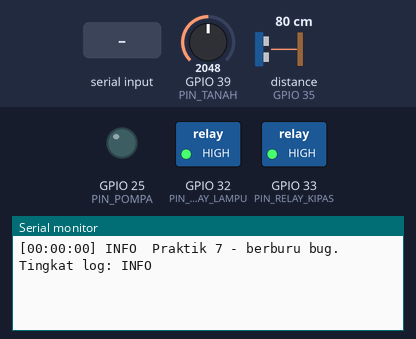
Simulated run of this sketch. Board: ESP32. On the bench: switched loads named in the sketch (green lamp = pin HIGH), output pins drawn as LEDs (lit = HIGH), the last lines printed to the serial monitor. The inputs (shaded band) are chosen by the test bench; at power-on: GPIO 39 (PIN_TANAH) = 2048, distance to the obstacle (sensor on GPIO 35) 80 cm. The echo pulse lasts 58.3 µs per cm; pins used as bus, display or sensor lines are not drawn.

Above: at 1.7 s.
1.8 s: GPIO 39 (PIN_TANAH) set to 2866
At 2.7 s:
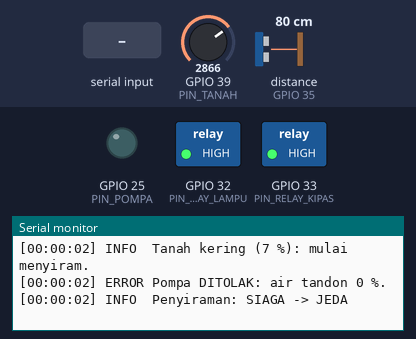
3.5 s: "log debug\n" received over Serial
At 4.3 s:
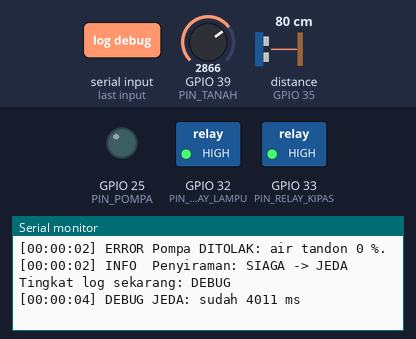
5.5 s: "log info\n" received over Serial
At 6.3 s:
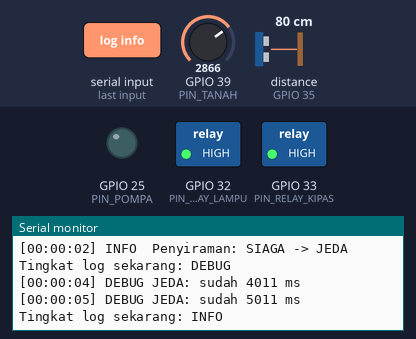
7.0 s: "log error\n" received over Serial
At 7.4 s:
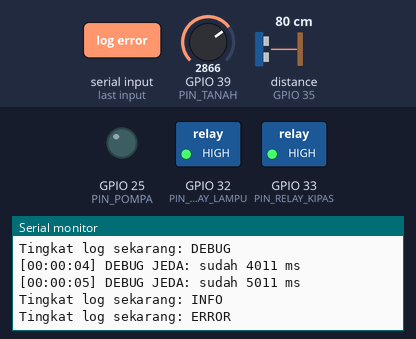

The sketch:

modul08_berburu_bug.ino
```cpp
// Modul 8 - Praktik 7: berburu bug dengan log bertingkat
// Rangkaian: meja kerja Node 1 (Modul 7). Yang dipakai: pompa D25, sensor tanah di VN (GPIO 39),
// dan HC-SR04 (TRIG D15, ECHO D35). Modul pencatat ada di tab pencatat.h dan pencatat.cpp.
//
// SENGAJA ADA SATU BUG di sketsa ini. Gejalanya: saat tanah kering, pompa hanya berkedip sekejap
// setiap 2 detik, padahal seharusnya menyala 3 detik lalu beristirahat 30 detik.
// Perintah di Serial Monitor: log debug, log info, log error.

#include "pencatat.h"

const int PIN_POMPA = 25;  // gerbang MOSFET: HIGH = pompa menyala
const int PIN_TANAH = 39;  // VN
const int PIN_TRIG = 15;
const int PIN_ECHO = 35;
const int PIN_RELAY_LAMPU = 32;  // tidak dipakai di sini: relay lampu dan kipas dimatikan supaya diam
const int PIN_RELAY_KIPAS = 33;

const int TANAH_KERING = 3000;    // hasil kalibrasimu dari Modul 6
const int TANAH_BASAH = 1300;
const float JARAK_KOSONG = 20.0;
const float JARAK_PENUH = 5.0;

const int AMBANG_TANAH_SIRAM = 30;
const int LEVEL_AIR_MINIMUM = 20;
const unsigned long JEDA_PERIKSA = 2000;  // SIAGA: periksa tanah setiap 2 detik
const unsigned long LAMA_SIRAM = 3000;    // MENYIRAM: pompa menyala 3 detik
const unsigned long LAMA_JEDA = 30000;    // JEDA: istirahat 30 detik

enum KeadaanSiram { SIAGA, MENYIRAM, JEDA };
KeadaanSiram keadaan = SIAGA;
unsigned long waktuMasukKeadaan = 0;  // kapan keadaan sekarang dimulai
unsigned long waktuPeriksaTerakhir = 0;
unsigned long waktuDebugTerakhir = 0;

// ---------- Pembaca baris Serial yang tidak pernah menunggu (sama dengan Praktik 5) ----------
const int PANJANG_BARIS_MAKS = 40;
char baris[PANJANG_BARIS_MAKS + 1];
int panjangBaris = 0;

bool adaBarisBaru() {
  while (Serial.available() > 0) {
    char huruf = Serial.read();
    if (huruf == '\n') {
      baris[panjangBaris] = '\0';
      panjangBaris = 0;
      return true;
    }
    if (huruf != '\r' && panjangBaris < PANJANG_BARIS_MAKS) {
      baris[panjangBaris] = huruf;
      panjangBaris++;
    }
  }
  return false;
}

void periksaPerintahSerial() {
  if (!adaBarisBaru()) {
    return;
  }
  String perintah = baris;
  perintah.trim();
  perintah.toLowerCase();
  if (perintah == "log debug") {
    aturTingkatLog(TINGKAT_DEBUG);
  } else if (perintah == "log info") {
    aturTingkatLog(TINGKAT_INFO);
  } else if (perintah == "log error") {
    aturTingkatLog(TINGKAT_ERROR);
  } else {
    Serial.println("Perintah tidak dikenal. Coba: log debug, log info, log error");
    return;
  }
  Serial.print("Tingkat log sekarang: ");
  Serial.println(namaTingkatLog(tingkatLog()));
}

int bacaTanahPersen() {
  long jumlah = 0;
  for (int i = 0; i < 20; i++) {
    jumlah += analogRead(PIN_TANAH);
  }
  int persen = map(jumlah / 20, TANAH_KERING, TANAH_BASAH, 0, 100);
  return constrain(persen, 0, 100);
}

int bacaLevelAir() {
  digitalWrite(PIN_TRIG, LOW);
  delayMicroseconds(2);
  digitalWrite(PIN_TRIG, HIGH);
  delayMicroseconds(10);
  digitalWrite(PIN_TRIG, LOW);
  unsigned long durasi = pulseIn(PIN_ECHO, HIGH, 30000);
  if (durasi == 0) {
    return -1;
  }
  float jarak = durasi / 58.0;
  int persen = (JARAK_KOSONG - jarak) * 100 / (JARAK_KOSONG - JARAK_PENUH);
  return constrain(persen, 0, 100);
}

const char* namaKeadaan(KeadaanSiram k) {
  if (k == SIAGA) {
    return "SIAGA";
  }
  if (k == MENYIRAM) {
    return "MENYIRAM";
  }
  return "JEDA";
}

void pindahKe(KeadaanSiram keadaanBaru) {
  logInfo("Penyiraman: %s -> %s", namaKeadaan(keadaan), namaKeadaan(keadaanBaru));
  keadaan = keadaanBaru;
  unsigned long waktuMasukKeadaan = millis();  // catat kapan keadaan baru dimulai
}

void mulaiMenyiram() {
  int levelAir = bacaLevelAir();
  logDebug("Air tandon: %d %%", levelAir);
  if (levelAir < LEVEL_AIR_MINIMUM) {
    logError("Pompa DITOLAK: air tandon %d %%.", levelAir);
    pindahKe(JEDA);
    return;
  }
  digitalWrite(PIN_POMPA, HIGH);
  logInfo("Pompa menyala.");
  pindahKe(MENYIRAM);
}

void jalankanPenyiraman() {
  unsigned long sekarang = millis();

  // Rincian untuk berburu bug: sudah berapa lama di keadaan ini? Sekali per detik supaya Serial tidak banjir.
  if (keadaan != SIAGA && sekarang - waktuDebugTerakhir >= 1000) {
    waktuDebugTerakhir = sekarang;
    logDebug("%s: sudah %lu ms", namaKeadaan(keadaan), sekarang - waktuMasukKeadaan);
  }

  if (keadaan == SIAGA) {
    if (sekarang - waktuPeriksaTerakhir >= JEDA_PERIKSA) {
      waktuPeriksaTerakhir = sekarang;
      int tanah = bacaTanahPersen();
      logDebug("SIAGA: tanah %d %% (ambang %d %%)", tanah, AMBANG_TANAH_SIRAM);
      if (tanah < AMBANG_TANAH_SIRAM) {
        logInfo("Tanah kering (%d %%): mulai menyiram.", tanah);
        mulaiMenyiram();
      }
    }
  } else if (keadaan == MENYIRAM) {
    if (sekarang - waktuMasukKeadaan >= LAMA_SIRAM) {
      digitalWrite(PIN_POMPA, LOW);
      logInfo("Pompa padam.");
      pindahKe(JEDA);
    }
  } else if (keadaan == JEDA) {
    if (sekarang - waktuMasukKeadaan >= LAMA_JEDA) {
      pindahKe(SIAGA);
    }
  }
}

void setup() {
  Serial.begin(115200);
  delay(500);
  pinMode(PIN_POMPA, OUTPUT);
  digitalWrite(PIN_POMPA, LOW);
  pinMode(PIN_TRIG, OUTPUT);
  digitalWrite(PIN_TRIG, LOW);
  pinMode(PIN_ECHO, INPUT);
  pinMode(PIN_RELAY_LAMPU, OUTPUT);
  digitalWrite(PIN_RELAY_LAMPU, HIGH);  // relay aktif LOW: HIGH = padam
  pinMode(PIN_RELAY_KIPAS, OUTPUT);
  digitalWrite(PIN_RELAY_KIPAS, HIGH);
  Serial.println();
  logInfo("Praktik 7 - berburu bug. Tingkat log: %s", namaTingkatLog(tingkatLog()));
}

void loop() {
  periksaPerintahSerial();
  jalankanPenyiraman();
}
```

pencatat.cpp
```cpp
// pencatat.cpp - isi modul pencatat. Daftar fungsinya ada di pencatat.h.
#include <Arduino.h>
#include <stdarg.h>     // va_list: bahan "titik tiga" (...) milik logDebug, logInfo, dan logError
#include <esp_timer.h>  // esp_timer_get_time()
#include "pencatat.h"

static TingkatLog tingkatSekarang = TINGKAT_INFO;  // bawaan: DEBUG disembunyikan

void aturTingkatLog(TingkatLog tingkat) {
  tingkatSekarang = tingkat;
}

TingkatLog tingkatLog() {
  return tingkatSekarang;
}

const char* namaTingkatLog(TingkatLog tingkat) {
  if (tingkat == TINGKAT_DEBUG) {
    return "DEBUG";
  }
  if (tingkat == TINGKAT_INFO) {
    return "INFO";
  }
  return "ERROR";
}

// Inti ketiga fungsi log: menyaring tingkat, lalu mencetak [jam:menit:detik sejak menyala], tingkat, dan pesannya.
static void cetakLog(TingkatLog tingkat, const char* format, va_list bahan) {
  if (tingkat < tingkatSekarang) {
    return;  // terlalu rinci untuk tingkat yang sedang dipilih
  }
  char pesan[160];
  vsnprintf(pesan, sizeof(pesan), format, bahan);  // seperti snprintf, tetapi bahannya diteruskan dari "..."
  unsigned long detik = esp_timer_get_time() / 1000000;  // detik sejak menyala (Konsep 3)
  // %02lu = angka unsigned long minimal 2 digit (05, bukan 5); %-5s = teks rata kiri selebar 5 huruf
  Serial.printf("[%02lu:%02lu:%02lu] %-5s %s\n", detik / 3600, (detik / 60) % 60, detik % 60,
                namaTingkatLog(tingkat), pesan);
}

void logDebug(const char* format, ...) {
  va_list bahan;
  va_start(bahan, format);
  cetakLog(TINGKAT_DEBUG, format, bahan);
  va_end(bahan);
}

void logInfo(const char* format, ...) {
  va_list bahan;
  va_start(bahan, format);
  cetakLog(TINGKAT_INFO, format, bahan);
  va_end(bahan);
}

void logError(const char* format, ...) {
  va_list bahan;
  va_start(bahan, format);
  cetakLog(TINGKAT_ERROR, format, bahan);
  va_end(bahan);
}
```

pencatat.h
```cpp
// pencatat.h - catatan (log) bertingkat ke Serial Monitor: DEBUG, INFO, ERROR (Modul 8)
// Cara pakainya mirip Serial.printf(), misalnya: logInfo("pompa menyala %d detik", detik);
#pragma once

enum TingkatLog { TINGKAT_DEBUG, TINGKAT_INFO, TINGKAT_ERROR };

void aturTingkatLog(TingkatLog tingkat);      // pesan di bawah tingkat ini tidak dicetak
TingkatLog tingkatLog();                      // tingkat yang sedang berlaku
const char* namaTingkatLog(TingkatLog tingkat);  // "DEBUG", "INFO", atau "ERROR"

void logDebug(const char* format, ...);  // rincian untuk berburu bug
void logInfo(const char* format, ...);   // kejadian penting sehari-hari
void logError(const char* format, ...);  // ada yang salah dan perlu perhatian
```

Measured:
- after the input at 1.8 s, the serial monitor: prints a new line after 0.20 s (image 1)
- after the input at 3.5 s, the serial monitor: prints a new line at once (image 2)
- after the input at 5.5 s, the serial monitor: prints a new line at once (image 3)
- after the input at 7.0 s, the serial monitor: prints a new line at once (image 4)
